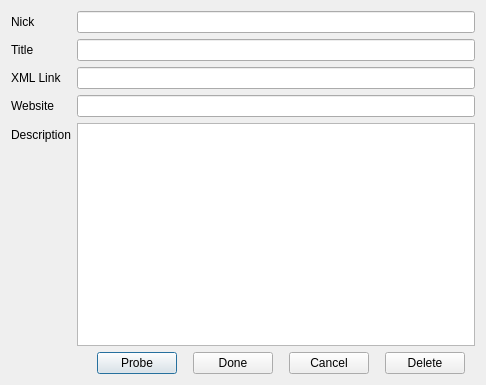
<?xml version="1.0" encoding="UTF-8"?>
<ui version="4.0">
 <class>FeedEdit</class>
 <widget class="QDialog" name="FeedEdit">
  <property name="geometry">
   <rect>
    <x>0</x>
    <y>0</y>
    <width>486</width>
    <height>385</height>
   </rect>
  </property>
  <property name="windowTitle">
   <string>Edit Feed</string>
  </property>
  <layout class="QGridLayout" name="gridLayout_2">
   <item row="0" column="0">
    <layout class="QGridLayout" name="gridLayout">
     <property name="sizeConstraint">
      <enum>QLayout::SetNoConstraint</enum>
     </property>
     <item row="0" column="0">
      <layout class="QFormLayout" name="editItems">
       <item row="1" column="0">
        <widget class="QLabel" name="titleLabel">
         <property name="text">
          <string>Title</string>
         </property>
         <property name="buddy">
          <cstring>titleLineEdit</cstring>
         </property>
        </widget>
       </item>
       <item row="1" column="1">
        <widget class="QLineEdit" name="titleLineEdit"/>
       </item>
       <item row="2" column="0">
        <widget class="QLabel" name="xmlLinkLabel">
         <property name="text">
          <string>XML Link</string>
         </property>
         <property name="buddy">
          <cstring>xmlLinkLineEdit</cstring>
         </property>
        </widget>
       </item>
       <item row="2" column="1">
        <widget class="QLineEdit" name="xmlLinkLineEdit"/>
       </item>
       <item row="3" column="0">
        <widget class="QLabel" name="websiteLabel">
         <property name="text">
          <string>Website</string>
         </property>
        </widget>
       </item>
       <item row="3" column="1">
        <widget class="QLineEdit" name="websiteLineEdit"/>
       </item>
       <item row="0" column="0">
        <widget class="QLabel" name="nickLabel">
         <property name="text">
          <string>Nick</string>
         </property>
        </widget>
       </item>
       <item row="0" column="1">
        <widget class="QLineEdit" name="nickLineEdit"/>
       </item>
       <item row="4" column="0">
        <widget class="QLabel" name="descriptionLabel">
         <property name="text">
          <string>Description</string>
         </property>
        </widget>
       </item>
       <item row="4" column="1">
        <widget class="QTextEdit" name="descriptionLineEdit"/>
       </item>
      </layout>
     </item>
     <item row="1" column="0">
      <layout class="QHBoxLayout" name="horizontalLayout">
       <item>
        <widget class="QLabel" name="loadStatus">
         <property name="minimumSize">
          <size>
           <width>60</width>
           <height>0</height>
          </size>
         </property>
         <property name="maximumSize">
          <size>
           <width>60</width>
           <height>16777215</height>
          </size>
         </property>
         <property name="text">
          <string/>
         </property>
        </widget>
       </item>
       <item>
        <widget class="QPushButton" name="probeButton">
         <property name="maximumSize">
          <size>
           <width>80</width>
           <height>16777215</height>
          </size>
         </property>
         <property name="text">
          <string>Probe</string>
         </property>
        </widget>
       </item>
       <item>
        <widget class="QPushButton" name="doneButton">
         <property name="maximumSize">
          <size>
           <width>80</width>
           <height>16777215</height>
          </size>
         </property>
         <property name="text">
          <string>Done</string>
         </property>
         <property name="autoDefault">
          <bool>false</bool>
         </property>
        </widget>
       </item>
       <item>
        <widget class="QPushButton" name="cancelButton">
         <property name="maximumSize">
          <size>
           <width>80</width>
           <height>16777215</height>
          </size>
         </property>
         <property name="text">
          <string>Cancel</string>
         </property>
         <property name="autoDefault">
          <bool>false</bool>
         </property>
        </widget>
       </item>
       <item>
        <widget class="QPushButton" name="deleteButton">
         <property name="maximumSize">
          <size>
           <width>80</width>
           <height>16777215</height>
          </size>
         </property>
         <property name="text">
          <string>Delete</string>
         </property>
         <property name="autoDefault">
          <bool>false</bool>
         </property>
        </widget>
       </item>
      </layout>
     </item>
    </layout>
   </item>
  </layout>
 </widget>
 <resources/>
 <connections/>
</ui>
